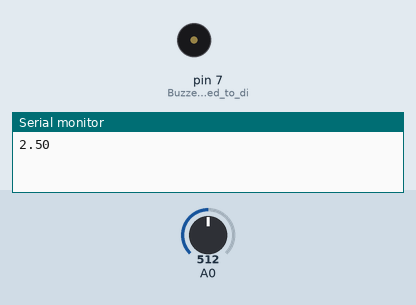
Recording of a sketch running on a simulated Arduino Uno, built with avr-gcc and run on an emulated ATmega328P. Shown: buzzer (waves = sounding, pin HIGH), the last lines printed to the serial monitor. Inputs (shaded band) come from the test bench; at power-on: A0 = 512. The modem accepts every AT command (registered, SIM ready, sends succeed) and sends nothing else.

Above: at 1.3 s.
1.4 s: A0 set to 800
6.3 s: A0 set to 834
At 12.1 s:
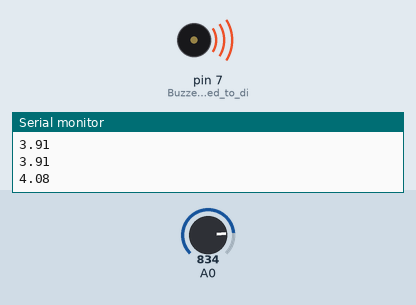
Timing chart, 0 to 14.6 s (numbered marks = the images above; inputs shaded):
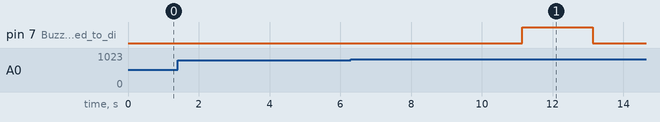

Measured:
- the behaviour switches between 818 and 819 on A0 (found by bisection; images 0 and 1)
- after the input at 6.3 s, pin 7 (Buzzer_is_connected_to_di): LOW → HIGH after 4.8 s, → LOW 2.0 s later

The sketch:

code.ino
```cpp
#include <SoftwareSerial.h>
SoftwareSerial mySerial(9,10);  //(Rx pin, Tx pin)
void setup()
{
  mySerial.begin(9600);
  pinMode(7,OUTPUT);  // Buzzer is connected to digital pin 7
  Serial.begin(9600);
  delay(100);
}

void loop()
{
  int sensorValue = analogRead(A0);
  float voltage = sensorValue * (5.0 / 1023.0);
  Serial.println(voltage);
  if (voltage > 4 && voltage < 5.5)
  {
    sendMessage();
    digitalWrite(7,HIGH);
    delay(2000);
    digitalWrite(7,LOW);
    delay(2000);
  }
  else
  {
    digitalWrite(7,LOW);
  }
  delay(2000);
  }

void sendMessage()
{
  mySerial.println("AT+CMGS=\"PhoneNumber\"\r");
  delay(1000);
  mySerial.println("ALERT !");
  delay(1000);
  mySerial.println((char)26);
  delay(1000);
}
```
